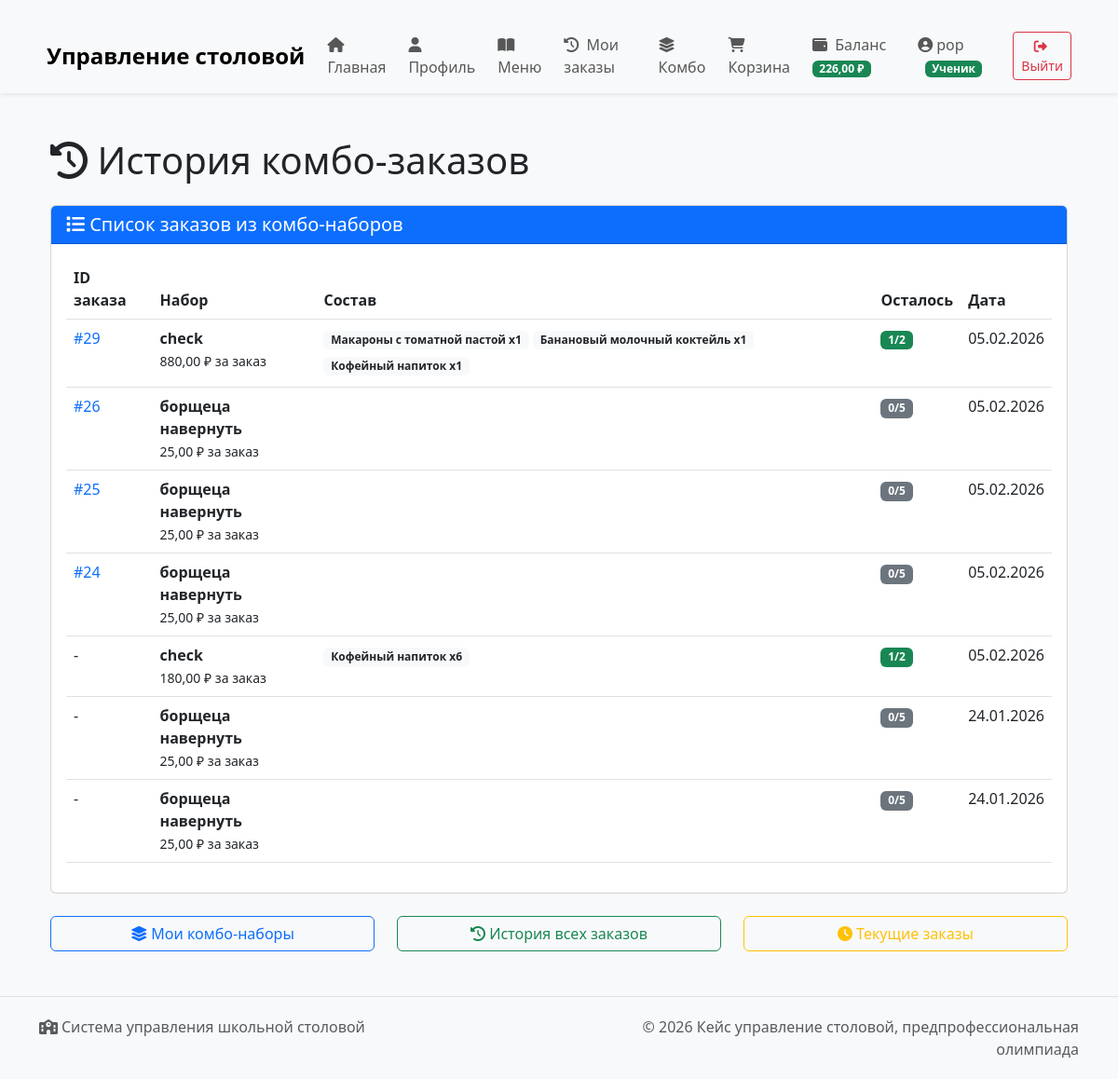
Page /combo/orders/ (signed in) on the committed database.
### users/models.py (models this page shows, shortened)
class CustomUser(AbstractUser):
    ROLE_CHOICES = [
        ('admin', 'Администратор'),
        ('student', 'Ученик'),
        ('chef', 'Повар'),
    ]
    role = models.CharField(max_length=20, choices=ROLE_CHOICES, default='student')
    phone = models.CharField(max_length=15, blank=True)
    avatar = models.ImageField(upload_to='avatars/', blank=True, null=True)
    birth_date = models.DateField(blank=True, null=True)
    allergens = models.ManyToManyField(
        'orders.Ingredient',
        blank=True,
        verbose_name='Аллергены',
        help_text='Отметьте ингредиенты-аллергены'
    )
    balance = models.DecimalField(
        max_digits=10,
        decimal_places=2,
        default=0.00,
        verbose_name='Баланс'
    )
    bonus_points = models.IntegerField(
        default=0,
        verbose_name='Бонусные баллы'
    )
    def is_admin(self):
        return self.role == 'admin' or self.is_superuser
    def is_student(self):
        return self.role == 'student'
    def is_chef(self):
        return self.role == 'chef'

### orders/models.py (models this page shows, shortened)
class ComboOrder(models.Model):
    STATUS_CHOICES = [
        ('preparing', 'Готовится'),
        ('ready', 'Готово'),
        ('picked_up', 'Получен'),
    ]
    combo_set = models.ForeignKey(ComboSet, on_delete=models.CASCADE,
                                  related_name='orders', verbose_name='Набор')
    customer = models.ForeignKey(CustomUser, on_delete=models.CASCADE,
                                 related_name='combo_orders', verbose_name='Ученик')
    status = models.CharField(max_length=20, choices=STATUS_CHOICES,
                              default='preparing', verbose_name='Статус')
    main_order = models.ForeignKey('Order', on_delete=models.SET_NULL,
                                   null=True, blank=True, related_name='combo_order_ref',
                                   verbose_name='Основной заказ')
    created_at = models.DateTimeField(auto_now_add=True, verbose_name='Дата создания')
    updated_at = models.DateTimeField(auto_now=True, verbose_name='Дата обновления')
    class Meta:
        verbose_name = 'Заказ комбо-набора'
        verbose_name_plural = 'Заказы комбо-наборов'
        ordering = ['-created_at']

class Order(models.Model):
    STATUS_CHOICES = [
        ('pending', 'В ожидании'),
        ('confirmed', 'Подтвержден'),
        ('preparing', 'Готовится'),
        ('ready', 'Готово'),
        ('picked_up', 'Получен'),
        ('delivered', 'Забран'),
        ('cancelled', 'Отменено'),
    ]
    customer = models.ForeignKey(CustomUser, on_delete=models.CASCADE,
                                 related_name='orders', verbose_name='Ученик')
    status = models.CharField(max_length=20, choices=STATUS_CHOICES,
                              default='pending', verbose_name='Статус')
    total_price = models.DecimalField(max_digits=10, decimal_places=2,
                                      default=0, verbose_name='Общая сумма')
    created_at = models.DateTimeField(auto_now_add=True, verbose_name='Дата создания')
    updated_at = models.DateTimeField(auto_now=True, verbose_name='Дата обновления')
    notes = models.TextField(blank=True, verbose_name='Примечания')
    is_visible_to_customer = models.BooleanField(default=True, verbose_name='Виден ученику')
    class Meta:
        verbose_name = 'Заказ'
        verbose_name_plural = 'Заказы'
        ordering = ['-created_at']

class ComboSet(models.Model):
    name = models.CharField(max_length=200, verbose_name='Название набора')
    description = models.TextField(blank=True, verbose_name='Описание')
    created_by = models.ForeignKey(CustomUser, on_delete=models.CASCADE,
                                   related_name='combo_sets', verbose_name='Создатель')
    total_price = models.DecimalField(max_digits=10, decimal_places=2,
                                      verbose_name='Цена за один набор')
    created_at = models.DateTimeField(auto_now_add=True, verbose_name='Дата создания')
    is_active = models.BooleanField(default=True, verbose_name='Активен')
    max_orders = models.PositiveIntegerField(default=1, verbose_name='Максимальное количество заказов',
                                             help_text='Сколько раз можно заказать этот набор')
    orders_used = models.PositiveIntegerField(default=0, verbose_name='Использовано заказов',
                                              editable=False)
    class Meta:
        verbose_name = 'Комбо-набор'
        verbose_name_plural = 'Комбо-наборы'
        ordering = ['-created_at']
    @property
    def remaining_orders(self):
        return max(0, self.max_orders - self.orders_used)

class ComboItem(models.Model):
    combo_set = models.ForeignKey(ComboSet, on_delete=models.CASCADE,
                                  related_name='items', verbose_name='Набор')
    dish = models.ForeignKey(Dish, on_delete=models.CASCADE, verbose_name='Блюдо')
    quantity = models.PositiveIntegerField(default=1, verbose_name='Количество')
    class Meta:
        verbose_name = 'Элемент комбо-набора'
        verbose_name_plural = 'Элементы комбо-наборов'

class Dish(models.Model):
    name = models.CharField(max_length=200, verbose_name='Название')
    description = models.TextField(verbose_name='Описание')
    price = models.DecimalField(max_digits=10, decimal_places=2, verbose_name='Цена')
    category = models.ForeignKey(Category, on_delete=models.CASCADE, verbose_name='Категория')
    image = models.ImageField(upload_to='dishes/', blank=True, null=True, verbose_name='Изображение')
    is_available = models.BooleanField(default=True, verbose_name='Доступно')
    created_by = models.ForeignKey(CustomUser, on_delete=models.SET_NULL, null=True, editable=False)
    created_at = models.DateTimeField(auto_now_add=True, verbose_name='Дата создания')
    class Meta:
        verbose_name = 'Блюдо'
        verbose_name_plural = 'Блюда'
        ordering = ['category', 'name']

### orders/views.py (the view)
# urls.py: path('combo/orders/', views.my_combo_orders, name='my_combo_orders'),
@login_required
def my_combo_orders(request):
    if not request.user.is_student():
        messages.error(request, 'Только ученики могут заказывать комбо-наборы')
        return redirect('menu')
    combo_orders = ComboOrder.objects.filter(customer=request.user).select_related(
        'combo_set', 'main_order'
    ).order_by('-created_at')
    return render(request, 'orders/my_combo_orders.html', {'combo_orders': combo_orders})

### orders/templates/orders/my_combo_orders.html (shortened to what this page needs)
{% extends 'base.html' %}
{% block content %}
<div class="container mt-4">
    <h1 class="mb-4"><i class="fas fa-history"></i> История комбо-заказов</h1>
    {% if combo_orders %}
    <div class="card">
        <div class="card-header bg-primary text-white">
            <h5 class="mb-0"><i class="fas fa-list"></i> Список заказов из комбо-наборов</h5>
        </div>
        <div class="card-body">
            <div class="table-responsive">
                <table class="table table-hover">
                    <thead>
                        <tr>
                            <th>ID заказа</th>
                            <th>Набор</th>
                            <th>Состав</th>
                            <th>Осталось</th>
                            <th>Дата</th>
                        </tr>
                    </thead>
                    <tbody>
                        {% for combo_order in combo_orders %}
                        <tr>
                            <td>
                                {% if combo_order.main_order %}
                                <a href="{% url 'view_order' combo_order.main_order.id %}" class="text-decoration-none">
                                    #{{ combo_order.main_order.id }}
                                </a>
                                {% else %}
                                -
                                {% endif %}
                            </td>
                            <td>
                                <strong>{{ combo_order.combo_set.name }}</strong>
                                <br><small>{{ combo_order.combo_set.total_price }} ₽ за заказ</small>
                            </td>
                            <td>
                                {% for item in combo_order.combo_set.items.all|slice:":3" %}
                                <span class="badge bg-light text-dark mb-1">{{ item.dish.name }} x{{ item.quantity }}</span>
                                {% endfor %}
                            </td>
                            <td>
                                <span class="badge {% if combo_order.combo_set.remaining_orders > 0 %}bg-success{% else %}bg-secondary{% endif %}">
                                    {{ combo_order.combo_set.remaining_orders }}/{{ combo_order.combo_set.max_orders }}
                                </span>
                            </td>
                            <td>{{ combo_order.created_at|date:"d.m.Y" }}</td>
                        </tr>
                        {% endfor %}
                    </tbody>
                </table>
            </div>
        </div>
    </div>
    {% endif %}
    <div class="mt-4">
        <div class="row">
            <div class="col-md-4">
                <a href="{% url 'my_combo_sets' %}" class="btn btn-outline-primary w-100">
                    <i class="fas fa-layer-group"></i> Мои комбо-наборы
                </a>
            </div>
            <div class="col-md-4">
                <a href="{% url 'order_history' %}" class="btn btn-outline-success w-100">
                    <i class="fas fa-history"></i> История всех заказов
                </a>
            </div>
            <div class="col-md-4">
                <a href="{% url 'view_current_orders' %}" class="btn btn-outline-warning w-100">
                    <i class="fas fa-clock"></i> Текущие заказы
                </a>
            </div>
        </div>
    </div>
</div>
{% endblock %}

### templates/base.html (shortened to what this page needs)
<!DOCTYPE html>
<html lang="ru">
<head>
    <link href="https://cdn.jsdelivr.net/npm/bootstrap@5.3.0/dist/css/bootstrap.min.css" rel="stylesheet">
    <link rel="stylesheet" href="https://cdnjs.cloudflare.com/ajax/libs/font-awesome/6.4.0/css/all.min.css">
</head>
<body>
    <nav class="navbar navbar-expand-lg navbar-light bg-light shadow-sm mb-4">
        <div class="container">
            <a class="navbar-brand" href="{% url 'home' %}">
                Управление столовой
            </a>
            <div class="collapse navbar-collapse" id="navbarNav">
                <ul class="navbar-nav me-auto">
                    <li class="nav-item">
                        <a class="nav-link" href="{% url 'home' %}">
                            <i class="fas fa-home me-1"></i> Главная
                        </a>
                    </li>
                    <li class="nav-item">
                        <a class="nav-link" href="{% url 'profile' %}">
                            <i class="fas fa-user me-1"></i> Профиль
                        </a>
                    </li>
                    {% if user.is_authenticated and user.is_student %}
                    <li class="nav-item">
                        <a class="nav-link" href="{% url 'menu' %}">
                            <i class="fas fa-book-open me-1"></i> Меню
                        </a>
                    </li>
                    <li class="nav-item">
                        <a class="nav-link" href="{% url 'my_orders' %}">
                            <i class="fas fa-history me-1"></i> Мои заказы
                        </a>
                    </li>
                    <li class="nav-item">
                        <a class="nav-link" href="{% url 'my_combo' %}">
                            <i class="fas fa-layer-group me-1"></i> Комбо
                        </a>
                    </li>
                    <li class="nav-item">
                        <a class="nav-link" href="{% url 'view_cart' %}">
                            <i class="fas fa-shopping-cart me-1"></i> Корзина
                        </a>
                    </li>
                    <li class="nav-item">
                        <a class="nav-link" href="{% url 'my_balance' %}">
                            <i class="fas fa-wallet me-1"></i> Баланс
                            {% if user.balance %}
                            <span class="badge bg-success badge-role">{{ user.balance }} ₽</span>
                            {% endif %}
                        </a>
                    </li>
                    {% endif %}
                </ul>
                <div class="navbar-nav align-items-center">
                    {% if user.is_authenticated %}
                    <div class="nav-item me-3">
                        <span class="navbar-text">
                            <i class="fas fa-user-circle me-1"></i>{{ user.username }}
                            <span class="badge
                                {% if user.is_admin %}bg-danger
                                {% elif user.is_chef %}bg-warning
                                {% else %}bg-success{% endif %}
                                badge-role ms-2">
                                {% if user.is_admin %}Администратор
                                {% elif user.is_chef %}Повар
                                {% else %}Ученик
                                {% endif %}
                            </span>
                        </span>
                    </div>
                    <div class="nav-item">
                        <a class="btn btn-outline-danger btn-sm" href="{% url 'logout' %}">
                            <i class="fas fa-sign-out-alt me-1"></i> Выйти
                        </a>
                    </div>
                    {% endif %}
                </div>
            </div>
        </div>
    </nav>
    <main class="container">
        {% block content %}{% endblock %}
    </main>
    <footer class="footer mt-5">
        <div class="container">
            <div class="row">
                <div class="col-md-6 text-center text-md-start">
                    <p class="text-muted mb-0">
                        <i class="fas fa-school me-1"></i>Система управления школьной столовой
                    </p>
                </div>
                <div class="col-md-6 text-center text-md-end">
                    <p class="text-muted mb-0">
                        © {% now "Y" %} Кейс управление столовой, предпрофессиональная олимпиада
                    </p>
                </div>
            </div>
        </div>
    </footer>
</body>
</html>

### templates/base.html (style rules this page uses)
body { padding-top: 20px; background-color: #f8f9fa; min-height: 100vh; display: flex; flex-direction: column; }
.navbar-brand { font-weight: bold; font-size: 1.5rem; }
.footer { margin-top: auto; padding: 20px 0; background-color: #f8f9fa; border-top: 1px solid #dee2e6; }
.nav-link { padding: 0.5rem 1rem; }
.badge-role { font-size: 0.75rem; padding: 0.25em 0.6em; }
.navbar-nav .nav-item { margin-right: 0.5rem; }
main { flex: 1; }

### rows in the picture
CustomUser: balance "226,00", username "pop"
ComboOrder: main_order.id "29", combo_set.name "check", combo_set.total_price "880,00", combo_set.remaining_orders "1", combo_set.max_orders "2", created_at "05.02.2026"
ComboItem: dish.name "Макароны с томатной пастой", quantity "1"
ComboItem: dish.name "Банановый молочный коктейль", quantity "1"
ComboItem: dish.name "Кофейный напиток", quantity "1"
ComboOrder: main_order.id "26", combo_set.name "борщеца навернуть", combo_set.total_price "25,00", combo_set.remaining_orders "0", combo_set.max_orders "5", created_at "05.02.2026"
ComboOrder: main_order.id "25", combo_set.name "борщеца навернуть", combo_set.total_price "25,00", combo_set.remaining_orders "0", combo_set.max_orders "5", created_at "05.02.2026"
ComboOrder: main_order.id "24", combo_set.name "борщеца навернуть", combo_set.total_price "25,00", combo_set.remaining_orders "0", combo_set.max_orders "5", created_at "05.02.2026"
ComboOrder: combo_set.name "check", combo_set.total_price "180,00", combo_set.remaining_orders "1", combo_set.max_orders "2", created_at "05.02.2026"
ComboItem: dish.name "Кофейный напиток", quantity "6"
ComboOrder: combo_set.name "борщеца навернуть", combo_set.total_price "25,00", combo_set.remaining_orders "0", combo_set.max_orders "5", created_at "24.01.2026"
ComboOrder: combo_set.name "борщеца навернуть", combo_set.total_price "25,00", combo_set.remaining_orders "0", combo_set.max_orders "5", created_at "24.01.2026"
